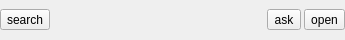
<?xml version="1.0" encoding="UTF-8"?>
<ui version="4.0">
 <class>Form</class>
 <widget class="QWidget" name="Form">
  <property name="geometry">
   <rect>
    <x>0</x>
    <y>0</y>
    <width>345</width>
    <height>40</height>
   </rect>
  </property>
  <property name="windowTitle">
   <string>Form</string>
  </property>
  <layout class="QHBoxLayout" name="horizontalLayout" stretch="0,1,0,0">
   <property name="spacing">
    <number>3</number>
   </property>
   <property name="leftMargin">
    <number>0</number>
   </property>
   <property name="topMargin">
    <number>0</number>
   </property>
   <property name="rightMargin">
    <number>0</number>
   </property>
   <property name="bottomMargin">
    <number>0</number>
   </property>
   <item>
    <widget class="QToolButton" name="toolButton_analyse">
     <property name="text">
      <string>search</string>
     </property>
    </widget>
   </item>
   <item>
    <layout class="QVBoxLayout" name="layout_drop">
     <property name="spacing">
      <number>0</number>
     </property>
    </layout>
   </item>
   <item>
    <widget class="QToolButton" name="toolButton_ask">
     <property name="text">
      <string>ask</string>
     </property>
    </widget>
   </item>
   <item>
    <widget class="QToolButton" name="toolButton_open">
     <property name="text">
      <string>open</string>
     </property>
    </widget>
   </item>
  </layout>
 </widget>
 <resources/>
 <connections/>
</ui>
